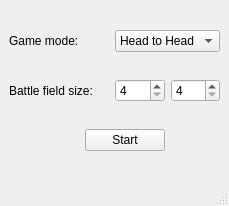
<?xml version="1.0" encoding="UTF-8"?>
<ui version="4.0">
 <class>MainWindow</class>
 <widget class="QMainWindow" name="MainWindow">
  <property name="geometry">
   <rect>
    <x>0</x>
    <y>0</y>
    <width>216</width>
    <height>206</height>
   </rect>
  </property>
  <property name="windowTitle">
   <string>Game Of 4</string>
  </property>
  <widget class="QWidget" name="centralwidget">
   <layout class="QGridLayout" name="gridLayout">
    <item row="0" column="0">
     <widget class="QLabel" name="label">
      <property name="text">
       <string>Game mode:</string>
      </property>
     </widget>
    </item>
    <item row="0" column="2" colspan="2">
     <widget class="QComboBox" name="comboBox">
      <item>
       <property name="text">
        <string>Head to Head</string>
       </property>
      </item>
      <item>
       <property name="text">
        <string>Human vs PC</string>
       </property>
      </item>
     </widget>
    </item>
    <item row="1" column="0" colspan="2">
     <widget class="QLabel" name="label_2">
      <property name="text">
       <string>Battle field size:</string>
      </property>
     </widget>
    </item>
    <item row="1" column="2">
     <widget class="QSpinBox" name="fieldSizeX">
      <property name="minimum">
       <number>4</number>
      </property>
      <property name="maximum">
       <number>10</number>
      </property>
     </widget>
    </item>
    <item row="1" column="3">
     <widget class="QSpinBox" name="fieldSizeY">
      <property name="minimum">
       <number>4</number>
      </property>
      <property name="maximum">
       <number>10</number>
      </property>
     </widget>
    </item>
    <item row="2" column="1" colspan="2">
     <widget class="QPushButton" name="startButton">
      <property name="text">
       <string>Start</string>
      </property>
     </widget>
    </item>
   </layout>
  </widget>
  <widget class="QMenuBar" name="menubar">
   <property name="geometry">
    <rect>
     <x>0</x>
     <y>0</y>
     <width>216</width>
     <height>21</height>
    </rect>
   </property>
  </widget>
  <widget class="QStatusBar" name="statusbar"/>
 </widget>
 <resources/>
 <connections/>
</ui>
